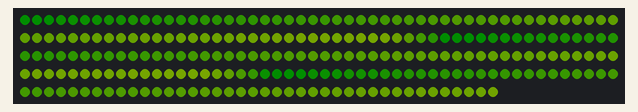
This sketch was run on a simulated Arduino Uno, built with avr-gcc and run on an emulated ATmega328P. On the bench: 240 RGB LEDs in strip order, left to right, continuing on the next row. Dim RGB values are drawn brighter than linear.

Above: at 3.18 s.
At 11.08 s:
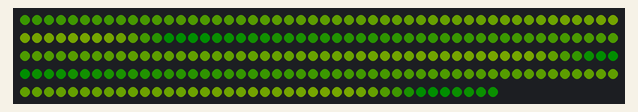
At 19.3 s:
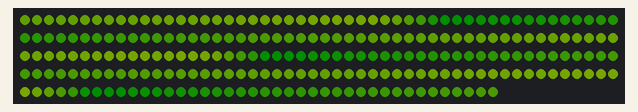
At 39.23 s:
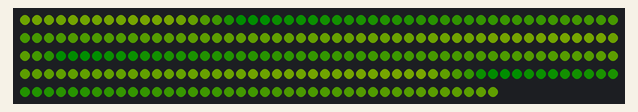

The sketch:

greenApplePalletUno.ino
```cpp
#include <FastLED.h>

#define LED_PIN     3
#define NUM_LEDS    240
#define BRIGHTNESS  64
#define LED_TYPE    WS2812B
#define COLOR_ORDER GRB
CRGB leds[NUM_LEDS];

#define UPDATES_PER_SECOND 100
DEFINE_GRADIENT_PALETTE( apple_green_gp ) {
    0,   0, 55,  0,
  255, 117,161,  1};

CRGBPalette16 currentPalette = apple_green_gp;
#define currentBlending LINEARBLEND

void setup() {
    delay(3000); // power-up safety delay
    FastLED.addLeds<LED_TYPE, LED_PIN, COLOR_ORDER>(leds, NUM_LEDS).setCorrection(TypicalLEDStrip);
    FastLED.setBrightness(BRIGHTNESS);
    FastLED.setMaxPowerInVoltsAndMilliamps(5, 1000);
}


void loop(){
    static uint8_t startIndex = 0;
    startIndex = startIndex + 1; /* motion speed */

    FillLEDsFromPaletteColors( startIndex);

    FastLED.show();
    FastLED.delay(1000 / UPDATES_PER_SECOND);
}

void FillLEDsFromPaletteColors( uint8_t colorIndex) {
    uint8_t brightness = 255;

    for( int i = 0; i < NUM_LEDS; i++) {
        leds[i] = ColorFromPalette( currentPalette, colorIndex, brightness, currentBlending);
        colorIndex += 3;
    }
}
```
